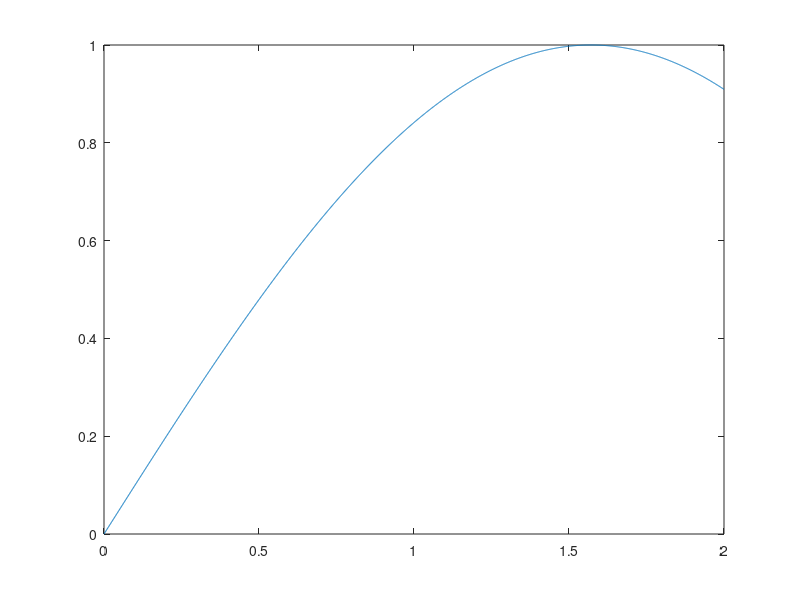

Write MATLAB code to recreate this figure. (Note: this script raises an error after producing the figure.)
A = zeros(2,2);
for m = 1:2
    for n = 1:2
        A(m, n) = 1/(m + n - 1);
        disp(A(m,n))
    end
end

t = 0:0.001:2 %linspace(-5,5,10000)
f = sin(t)
plot(t,f)
% polar(t,f)
% comet(log(t),f)
% plot(t, exp(t))

x = 0:.1:1
y = [x; exp(x)];
fid = fopen('exp.txt','w')
fprintf(fid,' %.3f -> %0.8f\n',y)
fclose(fid)
type exp.txt
type t17.10.2018.txt